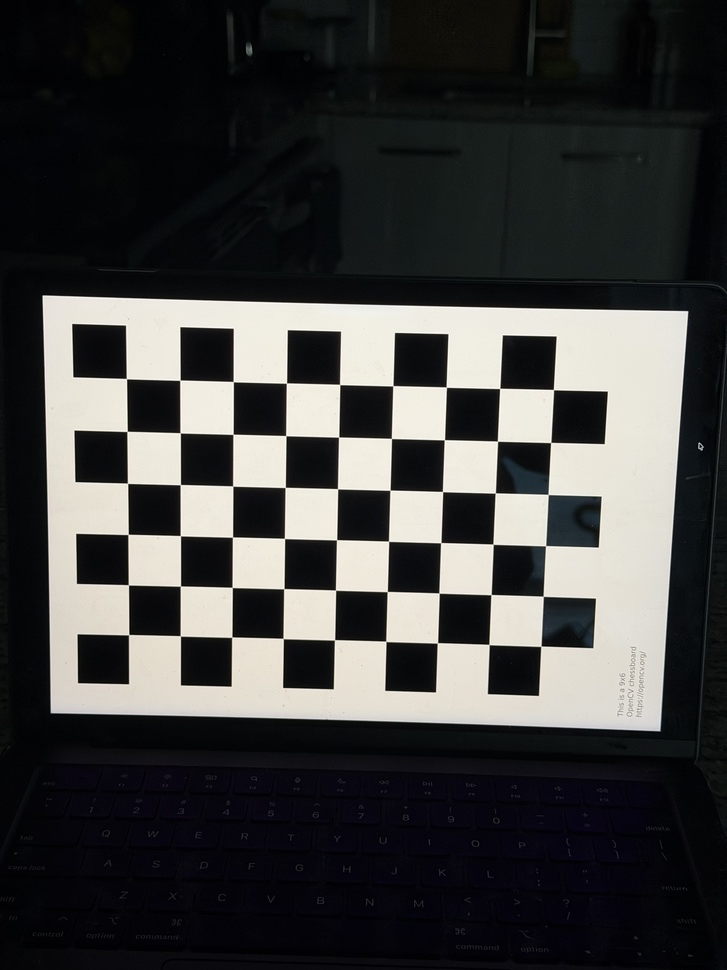
#> input picture calibration/IMG_6164.jpeg, 727 x 970 px, shrunk from 3024 x 4032 before the run; its folder holds 4 pictures in this run
$ python calibrate_and_measure.py
#> lines starting #> are read from the running program, lines starting #| are printed output that depends on the picture; after the words box and inside, x2 and y2 are one past the last pixel; in counts of white or black regions, pixels touching at a corner belong together
import cv2
import numpy as np
from pathlib import Path

# ============================================================
# CONFIGURATION
# ============================================================

CALIBRATION_DIR = Path("calibration")
MEASUREMENT_DIR = Path("measurement")
OUTPUT_DIR = Path("output")

CHESSBOARD_SIZE = (9, 6)

# Physical chessboard square size
SQUARE_SIZE = 0.023  # meters

# ------------------------------------------------------------
# WHITE PAPER SIZE
# ------------------------------------------------------------

# The white paper is an 11 x 14 inch sheet, photographed in LANDSCAPE
# orientation, so its physical size is 35.56 x 27.94 cm.
#   14 inches = 35.56 cm (width)
#   11 inches = 27.94 cm (height)
#
# NOTE: the paper's true size is used ONLY as documentation and for a
# distance sanity check below. It is NOT used to derive the pixel-to-cm
# scale for the measurements -- that now comes from the camera focal
# length and the measured object distance, per the perspective
# projection equations.
PAPER_WIDTH_CM = 35.56
PAPER_HEIGHT_CM = 27.94

# ------------------------------------------------------------
# OBJECT DISTANCE
# ------------------------------------------------------------

# Measured distance from the camera to the object plane, in meters.
#
# REQUIRED by the assignment: use a distance > 2 m and measure it
# accurately (tape measure / laser). This is the "Z" in the perspective
# projection equations and it directly scales every measurement, so it
# MUST equal the true camera-to-object distance of the photos below.
#
# 2.73 m below is the distance implied by the paper's known width
# (35.56 cm) through the perspective projection equation -- a cross-check
# against the independently measured value. Replace it with your
# physically measured distance to keep the validation independent of the
# paper's known size.
OBJECT_DISTANCE_M = 2.73

# Ground-truth bar lengths (cm), top-to-bottom, for each image.
GROUND_TRUTH = {
    "IMG_6192.jpeg": [3, 30, 13, 18, 16, 22, 8, 2, 14, 25],
    "IMG_6193.jpeg": [7, 15, 20, 5, 9, 17, 24, 12, 21, 28],
}

# ============================================================
# SETUP
# ============================================================

OUTPUT_DIR.mkdir(exist_ok=True)

# ============================================================
# PREPARE CHESSBOARD OBJECT POINTS
# ============================================================

object_points = np.zeros(
    (CHESSBOARD_SIZE[0] * CHESSBOARD_SIZE[1], 3),
    np.float32
)

object_points[:, :2] = np.mgrid[
    0:CHESSBOARD_SIZE[0],
    0:CHESSBOARD_SIZE[1]
].T.reshape(-1, 2)

object_points *= SQUARE_SIZE

obj_points = []
img_points = []

calibration_images = sorted(
    list(CALIBRATION_DIR.glob("*.jpeg")) +
    list(CALIBRATION_DIR.glob("*.jpg")) +
    list(CALIBRATION_DIR.glob("*.png"))
)

print(f"Found {len(calibration_images)} calibration images.")
print()

# ============================================================
# FIND CHESSBOARD CORNERS
# ============================================================

image_size = None

for image_path in calibration_images:

    img = cv2.imread(str(image_path))
#> img is the input picture: shape (970, 727, 3); mean B, G, R 62.9, 63.8, 63.8

    if img is None:
        print(f"[ERROR] Could not read {image_path}")
        continue

    gray = cv2.cvtColor(img, cv2.COLOR_BGR2GRAY)

    if image_size is None:
        image_size = gray.shape[::-1]
#> image_size = (727, 970)

    found, corners = cv2.findChessboardCornersSB(
        gray,
        CHESSBOARD_SIZE,
        flags=cv2.CALIB_CB_EXHAUSTIVE |
              cv2.CALIB_CB_ACCURACY
    )
#> found = True; corners = 54 rows, first 8: [540.9, 646.5], [489, 644.6], [437.4, 642.9], [385.8, 641.4], [334.5, 639.9], [283.1, 638.5], [231.8, 637.2], [180.3, 635.9]

    if found:

        obj_points.append(object_points.copy())
        img_points.append(corners)

        print(f"[OK] {image_path.name}")

        vis = img.copy()

        cv2.drawChessboardCorners(
            vis,
            CHESSBOARD_SIZE,
            corners,
            found
        )
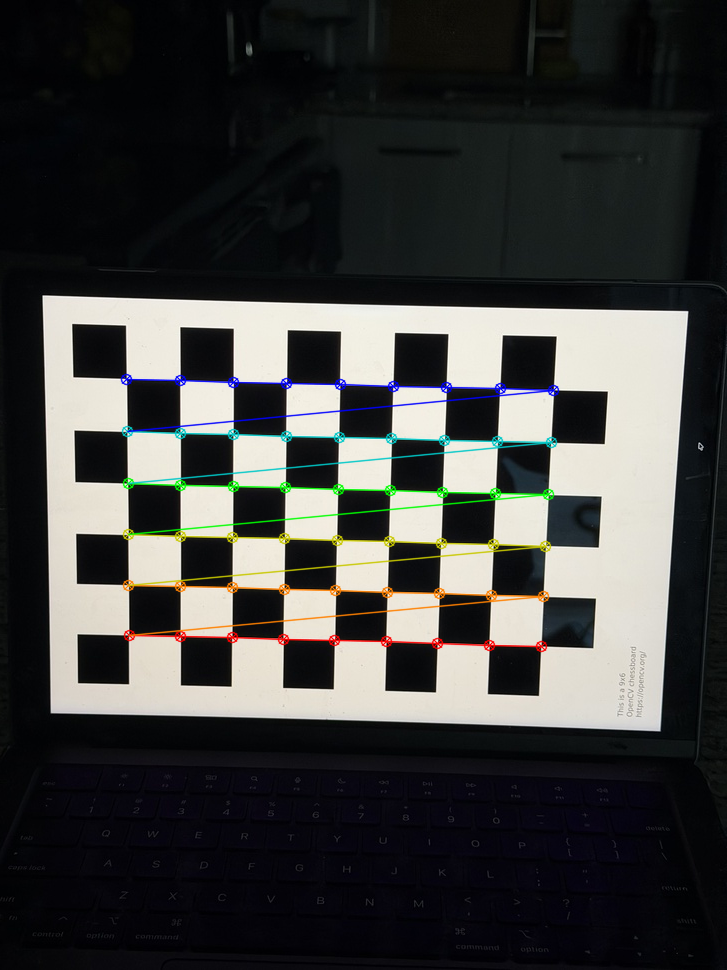
#> vis: shape (970, 727, 3); 2.56% of pixels changed, all inside (x1, y1, x2, y2) = (120, 373, 560, 653)

        cv2.imwrite(
            str(OUTPUT_DIR / f"corners_{image_path.name}"),
            vis
        )

    else:
        print(f"[FAIL] {image_path.name}")
#> pass 2 of the loop `for image_path in calibration_images:`:
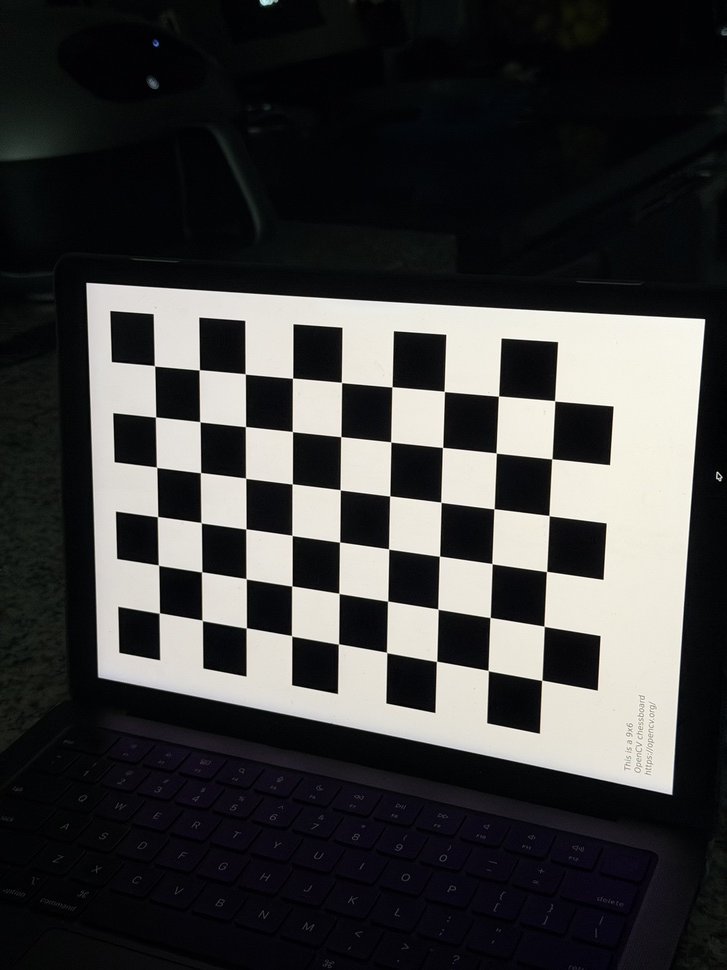
#> input picture calibration/IMG_6165.jpeg, 727 x 970 px, shrunk from 3024 x 4032 before the run
#> img is the input picture: shape (970, 727, 3); mean B, G, R 62, 62.3, 62.6
#> corners = 54 rows, first 8: [541.8, 680.3], [488.2, 670.7], [436.5, 661.4], [386.7, 652.5], [338.4, 644], [291.6, 635.9], [246.3, 628], [202.1, 620.4]
#> `cv2.drawChessboardCorners( vis, CHESSBOARD_SIZE, corners, found )`:
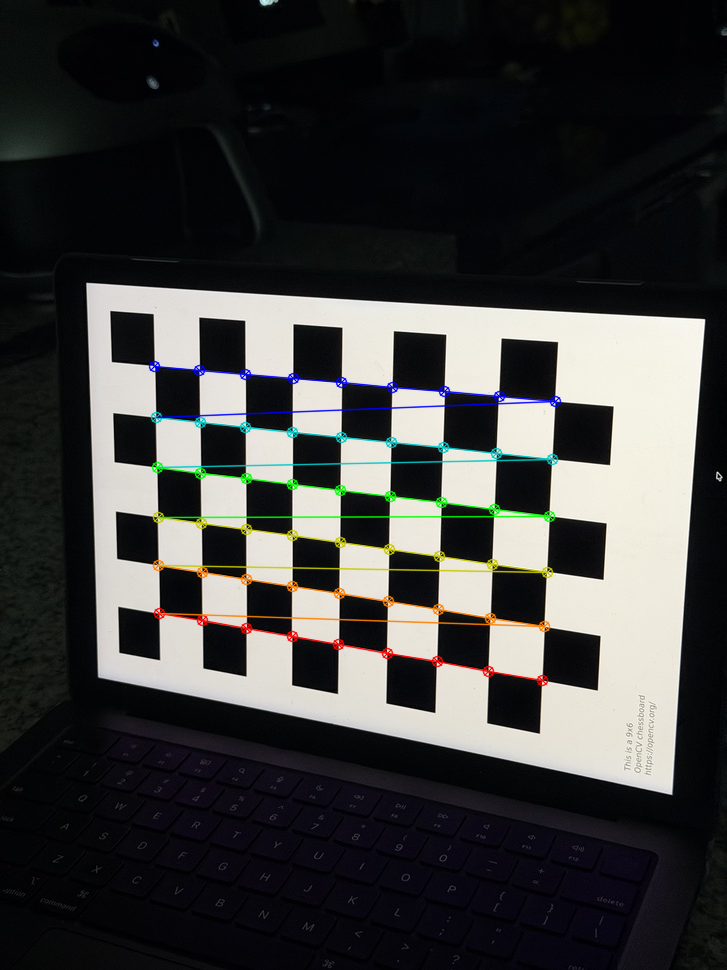
#> vis: shape (970, 727, 3); 2.44% of pixels changed, all inside (x1, y1, x2, y2) = (148, 360, 562, 687)
#> pass 3 of the loop `for image_path in calibration_images:`:
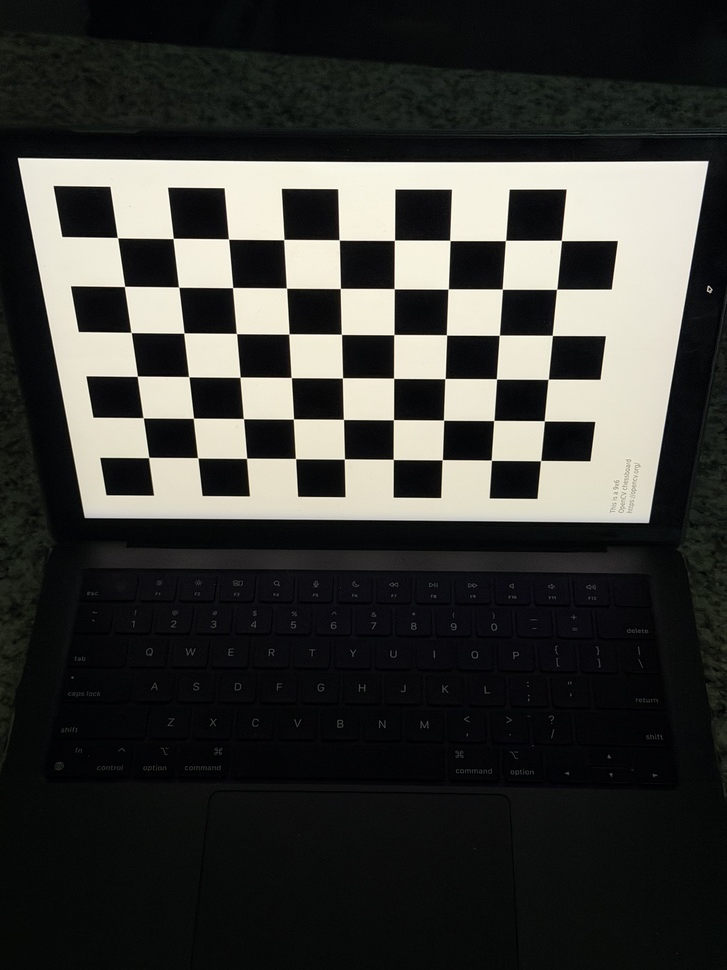
#> input picture calibration/IMG_6167.jpeg, 727 x 970 px, shrunk from 3024 x 4032 before the run
#> img is the input picture: shape (970, 727, 3); mean B, G, R 54.8, 58.3, 58.2
#> corners = 54 rows, first 8: [540.7, 460.6], [491.3, 460.2], [442.2, 459.8], [393.2, 459.4], [344.3, 459], [295.4, 458.6], [246.6, 458.3], [197.7, 457.9]
#> `cv2.drawChessboardCorners( vis, CHESSBOARD_SIZE, corners, found )`:
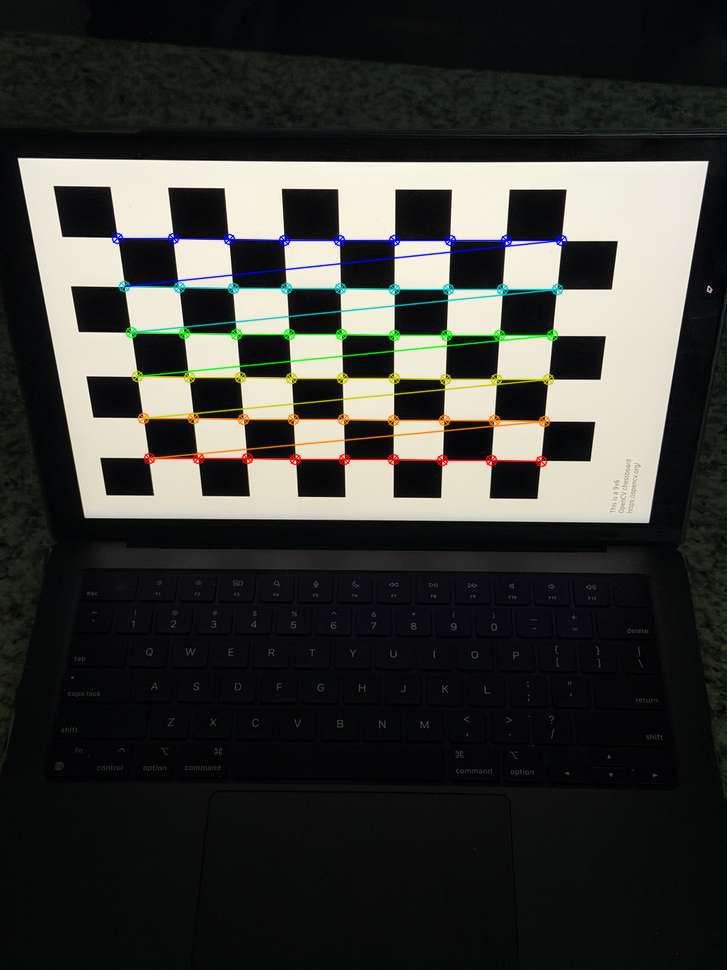
#> vis: shape (970, 727, 3); 2.53% of pixels changed, all inside (x1, y1, x2, y2) = (111, 232, 568, 468)
#> the loop made 4 passes; the first 3 are shown

print()

print(
    f"Successful detections: "
    f"{len(obj_points)}/{len(calibration_images)}"
)

if len(obj_points) < 5:
#> (the run stopped early here; a loop or call above may not have finished)
